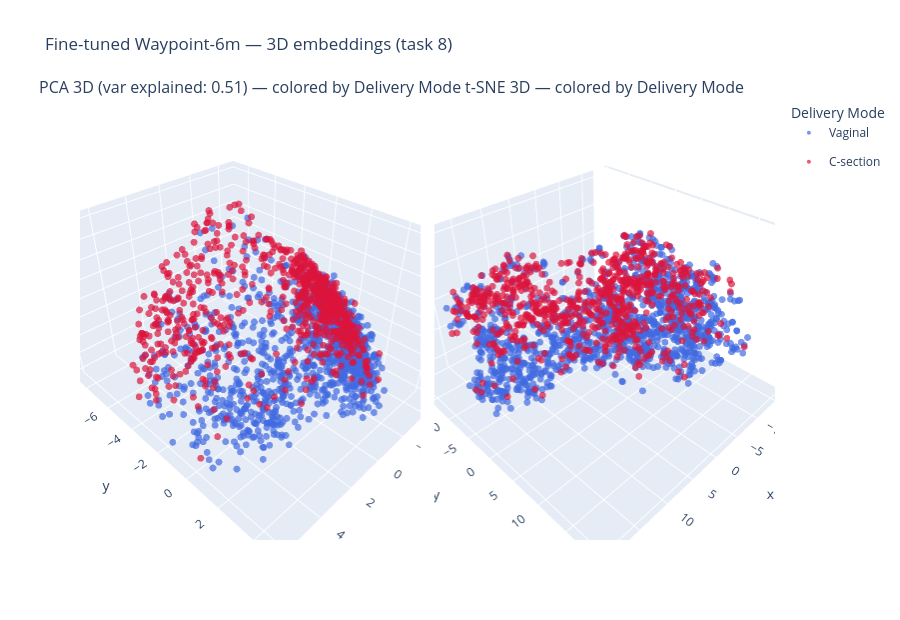

Here is the notebook cell this chart was saved with:
### Code cell
# Same 3D projections, on the fine-tuned classification embeddings.
plot_classification_stage_3d(ft_proj, df, TASK["target"],
                             "Fine-tuned Waypoint-6m — 3D embeddings (task 8)",
                             color_map=DELIVERY_MODE_COLORS)

### Figure 1 — Plotly figure (JSON) as saved in the notebook; plotly's stock layout.template omitted (floating-point values rounded to 4 significant figures; data arrays with more than 128 entries replaced by an {"elided": "..."} marker saying what was removed)
{"data": [{"legendgroup": "Vaginal", "marker": {"color": "royalblue", "opacity": 0.7, "size": 4}, "mode": "markers", "name": "Vaginal", "scene": "scene", "showlegend": true, "type": "scatter3d", "x": {"elided": "1279 float values"}, "y": {"elided": "1279 float values"}, "z": {"elided": "1279 float values"}}, {"legendgroup": "C-section", "marker": {"color": "crimson", "opacity": 0.7, "size": 4}, "mode": "markers", "name": "C-section", "scene": "scene", "showlegend": true, "type": "scatter3d", "x": {"elided": "752 float values"}, "y": {"elided": "752 float values"}, "z": {"elided": "752 float values"}}, {"legendgroup": "Vaginal", "marker": {"color": "royalblue", "opacity": 0.7, "size": 4}, "mode": "markers", "name": "Vaginal", "scene": "scene2", "showlegend": false, "type": "scatter3d", "x": {"elided": "1279 float values"}, "y": {"elided": "1279 float values"}, "z": {"elided": "1279 float values"}}, {"legendgroup": "C-section", "marker": {"color": "crimson", "opacity": 0.7, "size": 4}, "mode": "markers", "name": "C-section", "scene": "scene2", "showlegend": false, "type": "scatter3d", "x": {"elided": "752 float values"}, "y": {"elided": "752 float values"}, "z": {"elided": "752 float values"}}], "layout": {"annotations": [{"font": {"size": 16}, "showarrow": false, "text": "PCA 3D (var explained: 0.51) — colored by Delivery Mode", "x": 0.245, "xanchor": "center", "xref": "paper", "y": 1, "yanchor": "bottom", "yref": "paper"}, {"font": {"size": 16}, "showarrow": false, "text": "t-SNE 3D — colored by Delivery Mode", "x": 0.755, "xanchor": "center", "xref": "paper", "y": 1, "yanchor": "bottom", "yref": "paper"}], "height": 620, "legend": {"title": {"text": "Delivery Mode"}}, "scene": {"domain": {"x": [0, 0.49], "y": [0, 1]}}, "scene2": {"domain": {"x": [0.51, 1], "y": [0, 1]}}, "title": {"text": "Fine-tuned Waypoint-6m — 3D embeddings (task 8)"}}}
